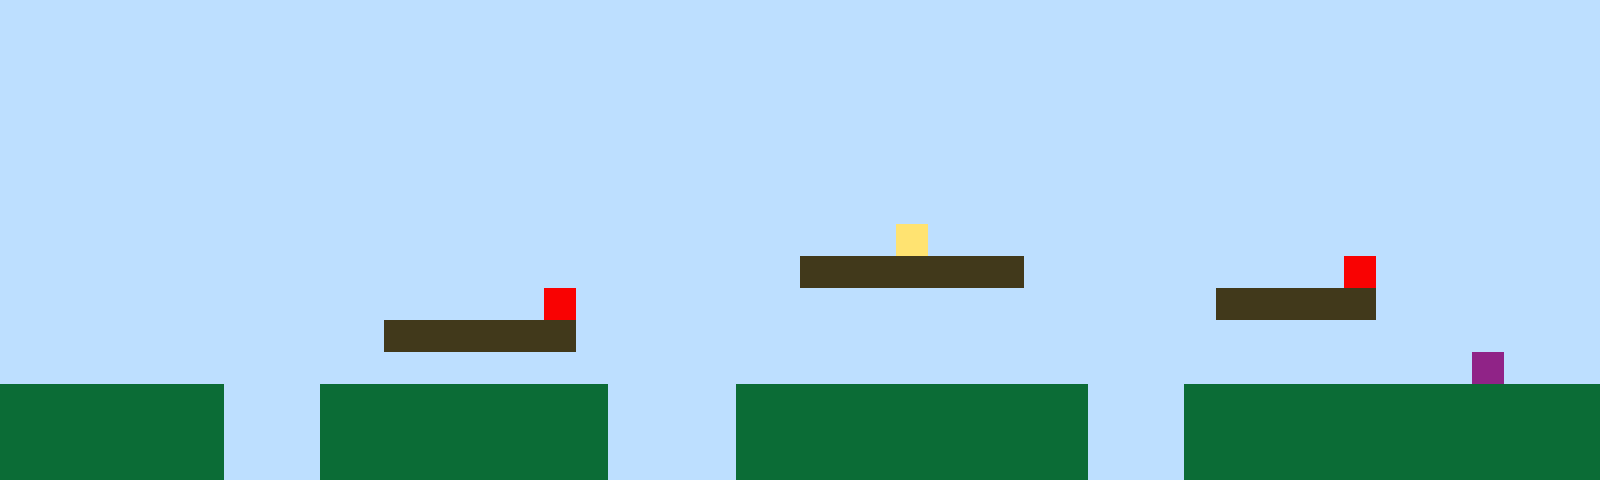

Tiled map render using the project's own tile images. Description and the whole map definition, tile-layer contents included, below:
An orthogonal 50x15 tile map with 32x32 px tiles, 1 tile layer (Tile Layer 1).

<map version="1.10" tiledversion="1.11.2" orientation="orthogonal" renderorder="right-up" width="50" height="15" tilewidth="32" tileheight="32" infinite="0" nextlayerid="2" nextobjectid="1"><editorsettings><export target="map1.csv" format="csv" /></editorsettings><tileset firstgid="1" name="sprites" tilewidth="32" tileheight="32" tilecount="6" columns="3"><image source="sprites.png" width="96" height="64" /></tileset><layer id="1" name="Tile Layer 1" width="50" height="15"><data encoding="csv">1,1,1,1,1,1,1,1,1,1,1,1,1,1,1,1,1,1,1,1,1,1,1,1,1,1,1,1,1,1,1,1,1,1,1,1,1,1,1,1,1,1,1,1,1,1,1,1,1,1,1,1,1,1,1,1,1,1,1,1,1,1,1,1,1,1,1,1,1,1,1,1,1,1,1,1,1,1,1,1,1,1,1,1,1,1,1,1,1,1,1,1,1,1,1,1,1,1,1,1,1,1,1,1,1,1,1,1,1,1,1,1,1,1,1,1,1,1,1,1,1,1,1,1,1,1,1,1,1,1,1,1,1,1,1,1,1,1,1,1,1,1,1,1,1,1,1,1,1,1,1,1,1,1,1,1,1,1,1,1,1,1,1,1,1,1,1,1,1,1,1,1,1,1,1,1,1,1,1,1,1,1,1,1,1,1,1,1,1,1,1,1,1,1,1,1,1,1,1,1,1,1,1,1,1,1,1,1,1,1,1,1,1,1,1,1,1,1,1,1,1,1,1,1,1,1,1,1,1,1,1,1,1,1,1,1,1,1,1,1,1,1,1,1,1,1,1,1,1,1,1,1,1,1,1,1,1,1,1,1,1,1,1,1,1,1,1,1,1,1,1,1,1,1,1,1,1,1,1,1,1,1,1,1,1,1,1,1,1,1,1,1,1,1,1,1,1,1,1,1,1,1,1,1,1,1,1,1,1,1,1,1,1,1,1,1,1,1,1,1,1,1,1,1,1,1,1,1,1,1,1,1,1,1,1,1,1,1,1,1,1,1,1,1,1,1,1,1,1,1,1,1,1,1,1,1,1,1,1,1,1,1,1,1,1,1,1,1,1,1,1,1,1,1,1,1,1,1,4,1,1,1,1,1,1,1,1,1,1,1,1,1,1,1,1,1,1,1,1,1,1,1,1,1,1,1,1,1,1,1,1,1,1,1,1,1,1,1,1,1,1,1,1,1,1,3,3,3,3,3,3,3,1,1,1,1,1,1,1,1,1,1,5,1,1,1,1,1,1,1,1,1,1,1,1,1,1,1,1,1,1,1,1,1,1,1,1,5,1,1,1,1,1,1,1,1,1,1,1,1,1,1,1,1,1,1,1,1,3,3,3,3,3,1,1,1,1,1,1,1,1,1,1,1,1,1,1,1,1,1,1,1,3,3,3,3,3,3,1,1,1,1,1,1,1,1,1,1,1,1,1,1,1,1,1,1,1,1,1,1,1,1,1,1,1,1,1,1,1,1,1,1,1,1,1,1,1,1,1,1,1,1,1,1,1,1,1,1,1,1,1,1,1,1,1,1,1,1,1,1,1,1,1,1,1,1,1,1,1,1,1,1,1,1,1,1,6,1,1,1,2,2,2,2,2,2,2,1,1,1,2,2,2,2,2,2,2,2,2,1,1,1,1,2,2,2,2,2,2,2,2,2,2,2,1,1,1,2,2,2,2,2,2,2,2,2,2,2,2,2,2,2,2,2,2,2,2,1,1,1,2,2,2,2,2,2,2,2,2,1,1,1,1,2,2,2,2,2,2,2,2,2,2,2,1,1,1,2,2,2,2,2,2,2,2,2,2,2,2,2,2,2,2,2,2,2,2,1,1,1,2,2,2,2,2,2,2,2,2,1,1,1,1,2,2,2,2,2,2,2,2,2,2,2,1,1,1,2,2,2,2,2,2,2,2,2,2,2,2,2</data></layer></map>
